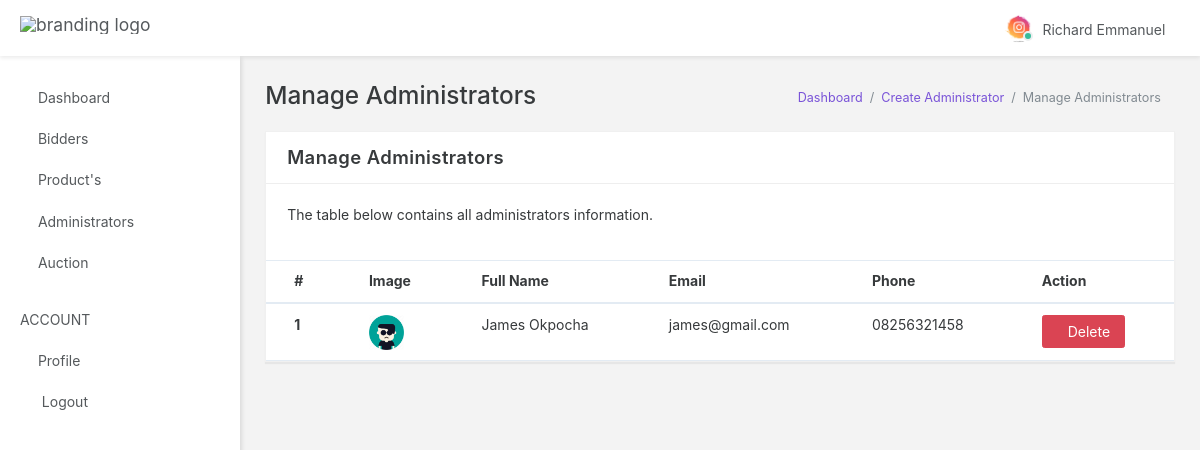
The page /auth/manage_admin (signed in) on the database as committed earlier.
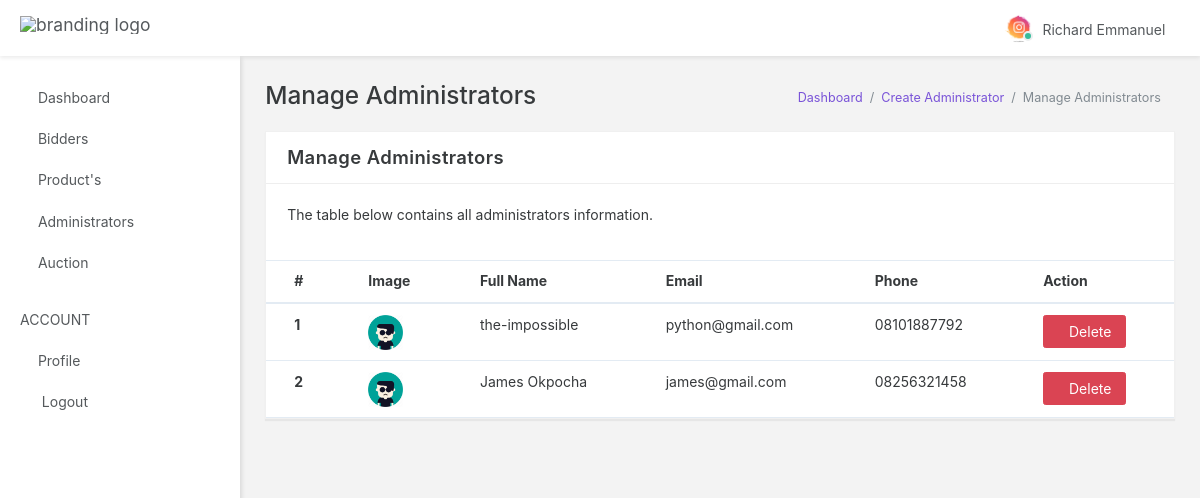
The same page on the database as committed later.
### Auction_auth/models.py (models this page shows, shortened)
class User(AbstractBaseUser, PermissionsMixin):
    user_id = models.UUIDField(
        default=uuid.uuid4, primary_key=True, unique=True, editable=False)
    email = models.CharField(max_length=100, db_index=True,
                             unique=True, verbose_name='email address', blank=True)
    name = models.CharField(
        max_length=100, db_index=True, blank=True, null=True)
    phone = models.CharField(
        max_length=14, db_index=True, unique=True, blank=True)
    address = models.CharField(max_length=255, null=True, blank=True)
    picture = models.ImageField(
        default='img/user.png', upload_to='uploads/', null=True)
    date_joined = models.DateTimeField(
        verbose_name='date_joined', auto_now_add=True)
    last_login = models.DateTimeField(
        verbose_name='last_login', auto_now=True, null=True)
    is_active = models.BooleanField(default=True)
    is_staff = models.BooleanField(default=False)
    is_superuser = models.BooleanField(default=False)
    USERNAME_FIELD = 'email'
    REQUIRED_FIELDS = ['name',]
    objects = UserManager()
    class Meta:
        db_table = 'Users'
        verbose_name_plural = 'Users'

### Auction_auth/views.py (the view)
# urls.py: path('auth/manage_admin', ManageAdminPageView.as_view(), name='manage_admin'),
class ManageAdminPageView(LoginRequiredMixin, ListView):
    template_name = "backend/admin/manage_admin.html"
    def get_queryset(self):
        return User.objects.filter(is_staff=True, is_superuser=False).order_by('-date_joined')

### Templates/backend/admin/manage_admin.html (shortened to what this page needs)
{% extends 'base.html' %}
{% load static %}
{% load crispy_forms_tags %}
  {% block head %}{% include 'partials/auth_head.html' %}{% endblock head %}
  {% block body %}
  <body data-open="click" data-menu="vertical-menu" data-col="2-columns" class="vertical-layout vertical-menu 2-columns  fixed-navbar">
  {% block nav %} {% include 'partials/auth_nav.html' %} {% endblock %}
  {% include 'partials/auth_sidebar.html' %}
    <div class="app-content content container-fluid">
      <div class="content-wrapper">
        <div class="content-header row">
          <div class="content-header-left col-md-6 col-xs-12 mb-1">
            <h2 class="content-header-title">Manage Administrators</h2>
          </div>
            <div class="content-header-right breadcrumbs-right breadcrumbs-top col-md-6 col-xs-12">
                <div class="breadcrumb-wrapper col-xs-12">
                    <ol class="breadcrumb">
                        <li class="breadcrumb-item"><a href="{% url 'auth:dashboard' %}">Dashboard</a>
                        </li>
                        <li class="breadcrumb-item"><a href="{% url 'auth:create_admin' %}">Create Administrator</a>
                        </li>
                        <li class="breadcrumb-item active">Manage Administrators
                        </li>
                    </ol>
                </div>
            </div>
        </div>
        <div class="content-body">
        <div class="row">
            <div class="col-xs-12">
                <div class="card">
                    <div class="card-header">
                        <h4 class="card-title">Manage Administrators</h4>
                        <div class="heading-elements">
                            <ul class="list-inline mb-0">
                                <li><a data-action="collapse"><i class="icon-minus4"></i></a></li>
                                <li><a data-action="expand"><i class="icon-expand2"></i></a></li>
                            </ul>
                        </div>
                    </div>
                    <div class="card-body collapse in">
                        <div class="card-block card-dashboard">
                            <p>The table below contains all administrators information.</p>
                        </div>
                        <div class="table-responsive">
                            <table class="table table-hover mb-0">
                                <thead>
                                    <tr>
                                        <th>#</th>
                                        <th>Image</th>
                                        <th>Full Name</th>
                                        <th>Email</th>
                                        <th>Phone</th>
                                        <th>Action</th>
                                    </tr>
                                </thead>
                                <tbody>
                                {% if object_list %}
                                    {% for object in object_list %}
                                    <tr>
                                        <th scope="row">{{ forloop.counter}}</th>
                                        <td><a href="{% url 'auth:update_admin' object.pk %}"><img src="{{object.picture.url}}" width="35" alt=""></a></td>
                                        <td>{{ object.name }}</td>
                                        <td>{{ object.email }}</td>
                                        <td>{{ object.phone }}</td>
                                        <td><a href="" class="btn btn-danger" data-toggle="modal" data-target="#deleteModal{{forloop.counter}}" style="cursor: pointer;"> <i class="icon-ios-trash"></i>Delete</a></td>
                                    </tr>
                                    {% endfor %}
                                {% endif %}
                                </tbody>
                            </table>
                        </div>
                    </div>
                </div>
            </div>
        </div>
        </div>
      </div>
    </div>
</body>
{% endblock body %}

Rows that differ between the two databases and show on the page:
added User: picture (placeholder picture), name "the-impossible", email "python@gmail.com", phone "08101887792"
